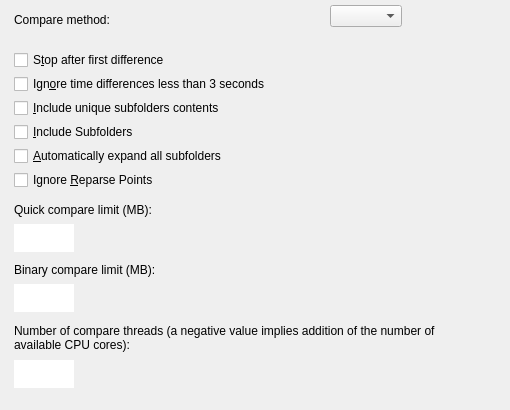
<?xml version="1.0" encoding="UTF-8"?>
<ui version="4.0">
 <class>QPropCompareFolder</class>
 <widget class="QDialog" name="QPropCompareFolder">
  <property name="geometry">
   <rect>
    <x>0</x>
    <y>0</y>
    <width>510</width>
    <height>410</height>
   </rect>
  </property>
  <property name="windowTitle">
   <string>Folder compare</string>
  </property>
  <widget class="QLabel" name="IDC_STATIC_COMPARE_FOLDER">
   <property name="geometry">
    <rect>
     <x>14</x>
     <y>10</y>
     <width>200</width>
     <height>20</height>
    </rect>
   </property>
   <property name="inputMethodHints">
    <set>Qt::ImhMultiLine</set>
   </property>
   <property name="text">
    <string>Compare method:</string>
   </property>
   <property name="wordWrap">
    <bool>true</bool>
   </property>
  </widget>
  <widget class="QComboBox" name="IDC_COMPAREMETHODCOMBO">
   <property name="geometry">
    <rect>
     <x>330</x>
     <y>5</y>
     <width>141</width>
     <height>33</height>
    </rect>
   </property>
   <property name="sizeAdjustPolicy">
    <enum>QComboBox::AdjustToContents</enum>
   </property>
  </widget>
  <widget class="QCheckBox" name="IDC_COMPARE_STOPFIRST">
   <property name="geometry">
    <rect>
     <x>14</x>
     <y>50</y>
     <width>404</width>
     <height>20</height>
    </rect>
   </property>
   <property name="text">
    <string>S&amp;top after first difference</string>
   </property>
  </widget>
  <widget class="QCheckBox" name="IDC_IGNORE_SMALLTIMEDIFF">
   <property name="geometry">
    <rect>
     <x>14</x>
     <y>74</y>
     <width>444</width>
     <height>20</height>
    </rect>
   </property>
   <property name="text">
    <string>Ign&amp;ore time differences less than 3 seconds</string>
   </property>
  </widget>
  <widget class="QCheckBox" name="IDC_COMPARE_WALKSUBDIRS">
   <property name="geometry">
    <rect>
     <x>14</x>
     <y>98</y>
     <width>404</width>
     <height>20</height>
    </rect>
   </property>
   <property name="text">
    <string>&amp;Include unique subfolders contents</string>
   </property>
  </widget>
  <widget class="QCheckBox" name="IDC_RECURS_CHECK">
   <property name="geometry">
    <rect>
     <x>14</x>
     <y>122</y>
     <width>404</width>
     <height>20</height>
    </rect>
   </property>
   <property name="text">
    <string>&amp;Include Subfolders</string>
   </property>
  </widget>
  <widget class="QCheckBox" name="IDC_EXPAND_SUBDIRS">
   <property name="geometry">
    <rect>
     <x>14</x>
     <y>146</y>
     <width>404</width>
     <height>20</height>
    </rect>
   </property>
   <property name="text">
    <string>&amp;Automatically expand all subfolders</string>
   </property>
  </widget>
  <widget class="QCheckBox" name="IDC_IGNORE_REPARSEPOINTS">
   <property name="geometry">
    <rect>
     <x>14</x>
     <y>170</y>
     <width>404</width>
     <height>20</height>
    </rect>
   </property>
   <property name="text">
    <string>Ignore &amp;Reparse Points</string>
   </property>
  </widget>
  <widget class="QLabel" name="IDC_STATIC_QUICK_COMPARE">
   <property name="geometry">
    <rect>
     <x>14</x>
     <y>200</y>
     <width>400</width>
     <height>20</height>
    </rect>
   </property>
   <property name="inputMethodHints">
    <set>Qt::ImhMultiLine</set>
   </property>
   <property name="text">
    <string>Quick compare limit (MB):</string>
   </property>
   <property name="wordWrap">
    <bool>true</bool>
   </property>
  </widget>
  <widget class="QTextEdit" name="IDC_COMPARE_QUICKC_LIMIT">
   <property name="geometry">
    <rect>
     <x>14</x>
     <y>224</y>
     <width>60</width>
     <height>28</height>
    </rect>
   </property>
   <property name="frameShape">
    <enum>QFrame::NoFrame</enum>
   </property>
   <property name="verticalScrollBarPolicy">
    <enum>Qt::ScrollBarAlwaysOff</enum>
   </property>
   <property name="horizontalScrollBarPolicy">
    <enum>Qt::ScrollBarAlwaysOff</enum>
   </property>
  </widget>
  <widget class="QLabel" name="IDC_STATIC_BINARY_COMPARE">
   <property name="geometry">
    <rect>
     <x>14</x>
     <y>260</y>
     <width>400</width>
     <height>20</height>
    </rect>
   </property>
   <property name="inputMethodHints">
    <set>Qt::ImhMultiLine</set>
   </property>
   <property name="text">
    <string>Binary compare limit (MB):</string>
   </property>
   <property name="wordWrap">
    <bool>true</bool>
   </property>
  </widget>
  <widget class="QTextEdit" name="IDC_COMPARE_BINARYC_LIMIT">
   <property name="geometry">
    <rect>
     <x>14</x>
     <y>284</y>
     <width>60</width>
     <height>28</height>
    </rect>
   </property>
   <property name="frameShape">
    <enum>QFrame::NoFrame</enum>
   </property>
   <property name="verticalScrollBarPolicy">
    <enum>Qt::ScrollBarAlwaysOff</enum>
   </property>
   <property name="horizontalScrollBarPolicy">
    <enum>Qt::ScrollBarAlwaysOff</enum>
   </property>
  </widget>
  <widget class="QLabel" name="IDC_STATIC_COMPARE_THREADS">
   <property name="geometry">
    <rect>
     <x>14</x>
     <y>308</y>
     <width>460</width>
     <height>60</height>
    </rect>
   </property>
   <property name="inputMethodHints">
    <set>Qt::ImhMultiLine</set>
   </property>
   <property name="text">
    <string>Number of compare threads (a negative value implies addition of the number of available CPU cores):</string>
   </property>
   <property name="wordWrap">
    <bool>true</bool>
   </property>
  </widget>
  <widget class="QTextEdit" name="IDC_COMPARE_THREAD_COUNT">
   <property name="geometry">
    <rect>
     <x>14</x>
     <y>360</y>
     <width>60</width>
     <height>28</height>
    </rect>
   </property>
   <property name="frameShape">
    <enum>QFrame::NoFrame</enum>
   </property>
   <property name="verticalScrollBarPolicy">
    <enum>Qt::ScrollBarAlwaysOff</enum>
   </property>
   <property name="horizontalScrollBarPolicy">
    <enum>Qt::ScrollBarAlwaysOff</enum>
   </property>
  </widget>
  <widget class="QPushButton" name="IDC_COMPAREFOLDER_DEFAULTS">
   <property name="geometry">
    <rect>
     <x>14</x>
     <y>416</y>
     <width>140</width>
     <height>28</height>
    </rect>
   </property>
   <property name="text">
    <string>Defaults</string>
   </property>
  </widget>
 </widget>
 <resources/>
 <connections/>
</ui>
